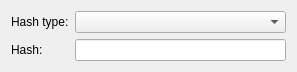
<?xml version="1.0" encoding="UTF-8"?>
<ui version="4.0">
 <class>VerificationAddDlg</class>
 <widget class="QWidget" name="VerificationAddDlg">
  <property name="geometry">
   <rect>
    <x>0</x>
    <y>0</y>
    <width>297</width>
    <height>63</height>
   </rect>
  </property>
  <layout class="QVBoxLayout" name="verticalLayout">
   <item>
    <layout class="QFormLayout" name="formLayout">
     <item row="0" column="0">
      <widget class="QLabel" name="label">
       <property name="text">
        <string comment="hash type as in md5t, sha1 etc.">Hash type:</string>
       </property>
      </widget>
     </item>
     <item row="1" column="0">
      <widget class="QLabel" name="label_2">
       <property name="text">
        <string comment="hash as a hash of type md5, sha1 etc.">Hash:</string>
       </property>
      </widget>
     </item>
     <item row="1" column="1">
      <widget class="KLineEdit" name="newHash">
       <property name="clickMessage">
        <string>Enter a hash key</string>
       </property>
       <property name="showClearButton" stdset="0">
        <bool>true</bool>
       </property>
      </widget>
     </item>
     <item row="0" column="1">
      <widget class="KComboBox" name="hashTypes"/>
     </item>
    </layout>
   </item>
   <item>
    <spacer name="verticalSpacer">
     <property name="orientation">
      <enum>Qt::Vertical</enum>
     </property>
     <property name="sizeHint" stdset="0">
      <size>
       <width>20</width>
       <height>40</height>
      </size>
     </property>
    </spacer>
   </item>
  </layout>
 </widget>
 <customwidgets>
  <customwidget>
   <class>KComboBox</class>
   <extends>QComboBox</extends>
   <header>kcombobox.h</header>
  </customwidget>
  <customwidget>
   <class>KLineEdit</class>
   <extends>QLineEdit</extends>
   <header>klineedit.h</header>
  </customwidget>
 </customwidgets>
 <tabstops>
  <tabstop>hashTypes</tabstop>
  <tabstop>newHash</tabstop>
 </tabstops>
 <connections/>
</ui>
